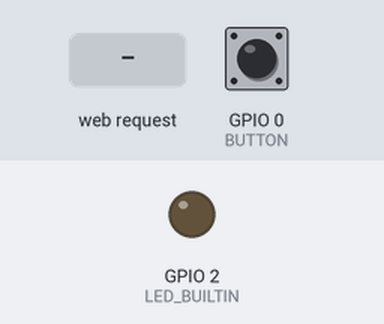
Bench run of a sketch on a simulated ESP8266 (NodeMCU). Parts: output pins drawn as LEDs (lit = HIGH, except the on-board LED, lit = LOW). The inputs (shaded band) are chosen by the test bench; at power-on: GPIO 0 (BUTTON) HIGH. WiFi joins after 1.5 s; servers stay silent unless stated; a WiFi scan finds three made-up networks; EEPROM starts erased; what the sketch prints to the serial monitor is not drawn.

Above: at 1.6 s.
At 2.7 s:
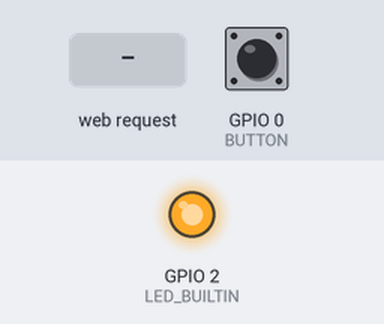
2.8 s: GPIO 0 (BUTTON) pulled LOW for 2.35 s
At 3.9 s:
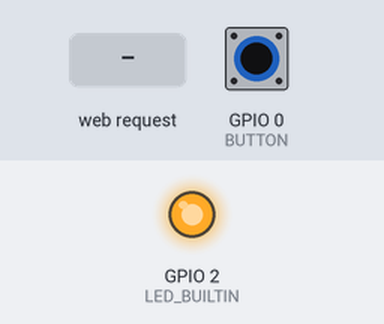
6.6 s: HTTP request GET /setting received
Timing chart, 0 to 9.6 s (numbered marks = the images above; inputs shaded):
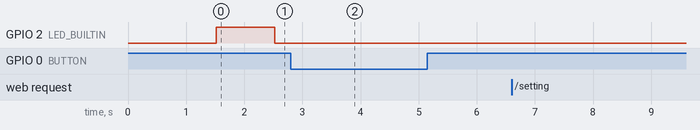

The sketch:

8.ino
```cpp
#include <ESP8266WiFi.h>
#include <ESP8266HTTPClient.h>
#include <ESP8266WebServer.h>
#include <EEPROM.h>

#define BUTTON 0

int i = 0;
int statusCode;
const char* ssid = "Hackspace";
const char* passphrase = "you@hackspace";

String st;
String content;

void createWebServer();
bool testWifi(void);
void launchWeb(void);
void setupAP(void);

ESP8266WebServer server(80);

void setup() {
  Serial.begin(115200);
  Serial.println();
  Serial.println("Disconnecting previously connected WiFi");
  WiFi.disconnect();
  EEPROM.begin(512);
  delay(10);
  pinMode(LED_BUILTIN, OUTPUT);
  Serial.println();
  Serial.println();
  Serial.println("Startup");

  Serial.println("Reading EEPROM ssid");

  String esid;
  for (int i = 0; i < 32; ++i) {
    esid += char(EEPROM.read(i));
  }
  Serial.println();
  Serial.print("SSID: ");
  Serial.println(esid);
  Serial.println("Reading EEPROM pass");

  String epass = "";
  for (int i = 32; i < 96; ++i) {
    epass += char(EEPROM.read(i));
  }
  Serial.print("PASS: ");
  Serial.println(epass);

  WiFi.begin(esid.c_str(), epass.c_str());
  if (testWifi()) {
    Serial.println("Successfully Connected!!!");
    return;
  }
  else {
    Serial.println("Turning the HotSpot On");
    launchWeb();
    setupAP();
  }

  Serial.println();
  Serial.println("Waiting.");

  while ((WiFi.status() != WL_CONNECTED)) {
    Serial.print(".");
    delay(100);
    server.handleClient();
  }
}

void loop() {
  if (digitalRead(BUTTON) == LOW) {
    WiFi.disconnect();
    Serial.println("Turning the HotSpot On");
    launchWeb();
    setupAP();
    Serial.println();
    Serial.println("Waiting.");

    while ((WiFi.status() != WL_CONNECTED)) {
      Serial.print(".");
      delay(100);
      server.handleClient();
    }
  }
  else if ((WiFi.status() == WL_CONNECTED)) {

    for (int i = 0; i < 1; i++) {
      digitalWrite(LED_BUILTIN, HIGH);
      delay(1000);
      digitalWrite(LED_BUILTIN, LOW);
      delay(1000);
    }
  }
}

bool testWifi(void) {
  int c = 0;
  Serial.println("Waiting for Wifi to connect");
  while ( c < 20 ) {
    if (WiFi.status() == WL_CONNECTED) {
      return true;
    }
    delay(500);
    Serial.print("*");
    c++;
  }
  Serial.println("");
  Serial.println("Connect timed out, opening AP");
  return false;
}

void launchWeb() {
  Serial.println("");
  if (WiFi.status() == WL_CONNECTED)
    Serial.println("WiFi connected");
  Serial.print("Local IP: ");
  Serial.println(WiFi.localIP());
  Serial.print("SoftAP IP: ");
  Serial.println(WiFi.softAPIP());
  createWebServer();
  // Start the server
  server.begin();
  Serial.println("Server started");
}

void setupAP(void) {
  WiFi.mode(WIFI_STA);
  WiFi.disconnect();
  delay(100);
  int n = WiFi.scanNetworks();
  Serial.println("scan done");
  if (n == 0)
    Serial.println("no networks found");
  else {
    Serial.print(n);
    Serial.println(" networks found");
    for (int i = 0; i < n; ++i) {
      Serial.print(i + 1);
      Serial.print(": ");
      Serial.print(WiFi.SSID(i));
      Serial.print(" (");
      Serial.print(WiFi.RSSI(i));
      Serial.print(")");
      Serial.println((WiFi.encryptionType(i) == ENC_TYPE_NONE) ? " " : "*");
      delay(10);
    }
  }
  Serial.println("");
  st = "<ol>";
  for (int i = 0; i < n; ++i) {
    st += "<li>";
    st += WiFi.SSID(i);
    st += " (";
    st += WiFi.RSSI(i);

    st += ")";
    st += (WiFi.encryptionType(i) == ENC_TYPE_NONE) ? " " : "*";
    st += "</li>";
  }
  st += "</ol>";
  delay(100);
  WiFi.softAP("The_IoT_Projects", "123456789");
  Serial.println("softap");
  launchWeb();
  Serial.println("over");
}

void createWebServer() {
  server.on("/", []() {
    IPAddress ip = WiFi.softAPIP();
    String ipStr = String(ip[0]) + '.' + String(ip[1]) + '.' + String(ip[2]) + '.' + String(ip[3]);
    content = "<!DOCTYPE HTML>\r\n<html>Hello from ESP8266 at ";
    content += "<form action=\"/scan\" method=\"POST\"><input type=\"submit\" value=\"scan\"></form>";
    content += ipStr;
    content += "<p>";
    content += st;
    content += "</p><form method='get' action='setting'><label>SSID: </label><input name='ssid' length=32><input name='pass' length=64><input type='submit'></form>";
    content += "</html>";
    server.send(200, "text/html", content);
  });
  server.on("/scan", []() {
    IPAddress ip = WiFi.softAPIP();
    String ipStr =
      String(ip[0]) + '.' + String(ip[1]) + '.' + String(ip[2]) + '.' + String(ip[3]);
    content = "<!DOCTYPE HTML>\r\n<html>go back";
    server.send(200, "text/html", content);
  });
  server.on("/setting", []() {
    String qsid = server.arg("ssid");
    String qpass = server.arg("pass");
    if (qsid.length() > 0 && qpass.length() > 0) {
      Serial.println("clearing eeprom");
      for (int i = 0; i < 96; ++i) {
        EEPROM.write(i, 0);
      }
      Serial.println(qsid);
      Serial.println("");
      Serial.println(qpass);
      Serial.println("");
      Serial.println("writing eeprom ssid:");
      for (int i = 0; i < qsid.length(); ++i) {
        EEPROM.write(i, qsid[i]);
        Serial.print("Wrote: ");
        Serial.println(qsid[i]);
      }
      Serial.println("writing eeprom pass:");
      for (int i = 0; i < qpass.length(); ++i) {
        EEPROM.write(32 + i, qpass[i]);
        Serial.print("Wrote: ");
        Serial.println(qpass[i]);
      }
      EEPROM.commit();
      content = "{\"Success\":\"saved to eeprom... reset to boot into new wifi\"}";
      statusCode = 200;
      ESP.reset();
    } else {
      content = "{\"Error\":\"404 not found\"}";
      statusCode = 404;
      Serial.println("Sending 404");
    }
    server.sendHeader("Access-Control-Allow-Origin", "*");
    server.send(statusCode, "application/json", content);
  });
}
```

Measured:
- after the input at 2.8 s, GPIO 2 (LED_BUILTIN): stops changing and stays LOW
- after the input at 6.6 s, every drawn part: stays the same
